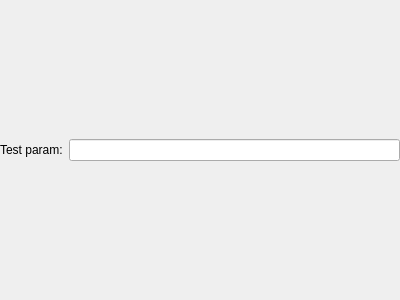
<?xml version="1.0" encoding="UTF-8"?>
<ui version="4.0">
 <class>Test1Settings</class>
 <widget class="QWidget" name="Test1Settings">
  <property name="geometry">
   <rect>
    <x>0</x>
    <y>0</y>
    <width>400</width>
    <height>300</height>
   </rect>
  </property>
  <property name="windowTitle">
   <string>Form</string>
  </property>
  <layout class="QHBoxLayout" name="horizontalLayout">
   <property name="leftMargin">
    <number>0</number>
   </property>
   <property name="topMargin">
    <number>0</number>
   </property>
   <property name="rightMargin">
    <number>0</number>
   </property>
   <property name="bottomMargin">
    <number>0</number>
   </property>
   <item>
    <widget class="QLabel" name="label">
     <property name="text">
      <string>Test param:</string>
     </property>
    </widget>
   </item>
   <item>
    <widget class="QLineEdit" name="txtTest"/>
   </item>
  </layout>
 </widget>
 <resources/>
 <connections/>
</ui>
